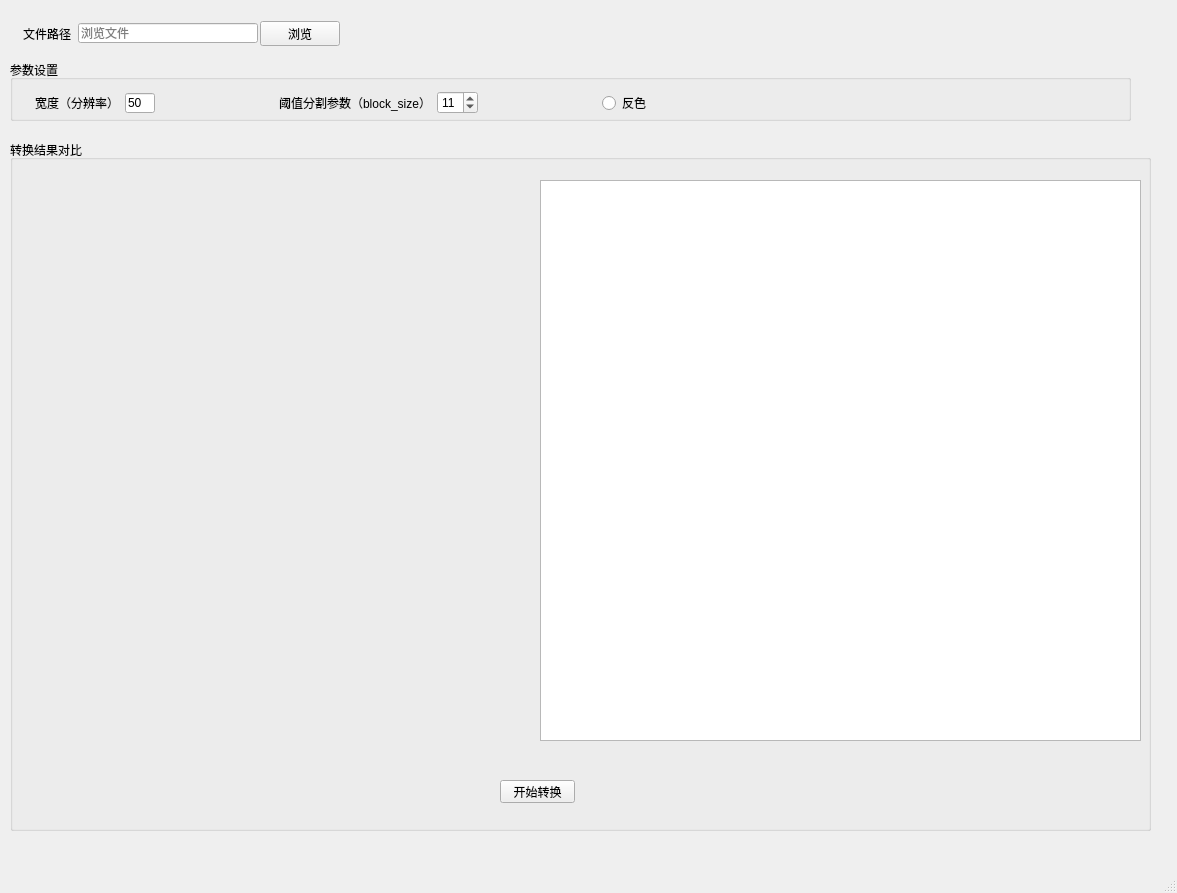
<?xml version="1.0" encoding="UTF-8"?>
<ui version="4.0">
 <class>MainWindow</class>
 <widget class="QMainWindow" name="MainWindow">
  <property name="geometry">
   <rect>
    <x>0</x>
    <y>0</y>
    <width>1177</width>
    <height>893</height>
   </rect>
  </property>
  <property name="sizePolicy">
   <sizepolicy hsizetype="Fixed" vsizetype="Preferred">
    <horstretch>0</horstretch>
    <verstretch>0</verstretch>
   </sizepolicy>
  </property>
  <property name="windowTitle">
   <string>MainWindow</string>
  </property>
  <widget class="QWidget" name="centralwidget">
   <widget class="QGroupBox" name="groupBox">
    <property name="geometry">
     <rect>
      <x>10</x>
      <y>140</y>
      <width>1141</width>
      <height>691</height>
     </rect>
    </property>
    <property name="title">
     <string>转换结果对比</string>
    </property>
    <widget class="QLabel" name="showImage">
     <property name="geometry">
      <rect>
       <x>30</x>
       <y>40</y>
       <width>471</width>
       <height>561</height>
      </rect>
     </property>
     <property name="text">
      <string/>
     </property>
    </widget>
    <widget class="QPushButton" name="button_start">
     <property name="geometry">
      <rect>
       <x>490</x>
       <y>640</y>
       <width>75</width>
       <height>23</height>
      </rect>
     </property>
     <property name="text">
      <string>开始转换</string>
     </property>
    </widget>
    <widget class="QPlainTextEdit" name="text_ouput">
     <property name="geometry">
      <rect>
       <x>530</x>
       <y>40</y>
       <width>601</width>
       <height>561</height>
      </rect>
     </property>
    </widget>
   </widget>
   <widget class="QGroupBox" name="groupBox_2">
    <property name="geometry">
     <rect>
      <x>10</x>
      <y>60</y>
      <width>1121</width>
      <height>61</height>
     </rect>
    </property>
    <property name="title">
     <string>参数设置</string>
    </property>
    <widget class="QWidget" name="layoutWidget">
     <property name="geometry">
      <rect>
       <x>25</x>
       <y>27</y>
       <width>616</width>
       <height>32</height>
      </rect>
     </property>
     <layout class="QHBoxLayout" name="horizontalLayout">
      <item>
       <widget class="QLabel" name="label_2">
        <property name="text">
         <string>宽度（分辨率）</string>
        </property>
       </widget>
      </item>
      <item>
       <widget class="QLineEdit" name="text_width">
        <property name="sizePolicy">
         <sizepolicy hsizetype="Fixed" vsizetype="Fixed">
          <horstretch>0</horstretch>
          <verstretch>0</verstretch>
         </sizepolicy>
        </property>
        <property name="minimumSize">
         <size>
          <width>30</width>
          <height>20</height>
         </size>
        </property>
        <property name="maximumSize">
         <size>
          <width>30</width>
          <height>20</height>
         </size>
        </property>
        <property name="text">
         <string>50</string>
        </property>
        <property name="placeholderText">
         <string/>
        </property>
       </widget>
      </item>
      <item>
       <spacer name="horizontalSpacer">
        <property name="orientation">
         <enum>Qt::Horizontal</enum>
        </property>
        <property name="sizeHint" stdset="0">
         <size>
          <width>20</width>
          <height>20</height>
         </size>
        </property>
       </spacer>
      </item>
      <item>
       <widget class="QLabel" name="label_3">
        <property name="text">
         <string>阈值分割参数（block_size）</string>
        </property>
       </widget>
      </item>
      <item>
       <widget class="QSpinBox" name="spin_bsize">
        <property name="minimum">
         <number>3</number>
        </property>
        <property name="maximum">
         <number>25</number>
        </property>
        <property name="singleStep">
         <number>2</number>
        </property>
        <property name="value">
         <number>11</number>
        </property>
       </widget>
      </item>
      <item>
       <spacer name="horizontalSpacer_3">
        <property name="orientation">
         <enum>Qt::Horizontal</enum>
        </property>
        <property name="sizeHint" stdset="0">
         <size>
          <width>20</width>
          <height>17</height>
         </size>
        </property>
       </spacer>
      </item>
      <item>
       <widget class="QRadioButton" name="button_invert">
        <property name="text">
         <string>反色</string>
        </property>
        <property name="checkable">
         <bool>true</bool>
        </property>
        <property name="checked">
         <bool>false</bool>
        </property>
       </widget>
      </item>
     </layout>
    </widget>
   </widget>
   <widget class="QWidget" name="layoutWidget">
    <property name="geometry">
     <rect>
      <x>23</x>
      <y>21</y>
      <width>317</width>
      <height>25</height>
     </rect>
    </property>
    <layout class="QHBoxLayout" name="horizontalLayout_2">
     <item>
      <widget class="QLabel" name="label">
       <property name="text">
        <string>文件路径</string>
       </property>
      </widget>
     </item>
     <item>
      <widget class="QLineEdit" name="text_selectPic">
       <property name="sizePolicy">
        <sizepolicy hsizetype="Fixed" vsizetype="Fixed">
         <horstretch>0</horstretch>
         <verstretch>0</verstretch>
        </sizepolicy>
       </property>
       <property name="minimumSize">
        <size>
         <width>180</width>
         <height>20</height>
        </size>
       </property>
       <property name="maximumSize">
        <size>
         <width>180</width>
         <height>20</height>
        </size>
       </property>
       <property name="text">
        <string/>
       </property>
       <property name="placeholderText">
        <string>浏览文件</string>
       </property>
      </widget>
     </item>
     <item>
      <widget class="QPushButton" name="button_selectPic">
       <property name="text">
        <string>浏览</string>
       </property>
      </widget>
     </item>
    </layout>
   </widget>
  </widget>
  <widget class="QMenuBar" name="menubar">
   <property name="geometry">
    <rect>
     <x>0</x>
     <y>0</y>
     <width>1177</width>
     <height>23</height>
    </rect>
   </property>
  </widget>
  <widget class="QStatusBar" name="statusbar"/>
 </widget>
 <resources/>
 <connections/>
</ui>
